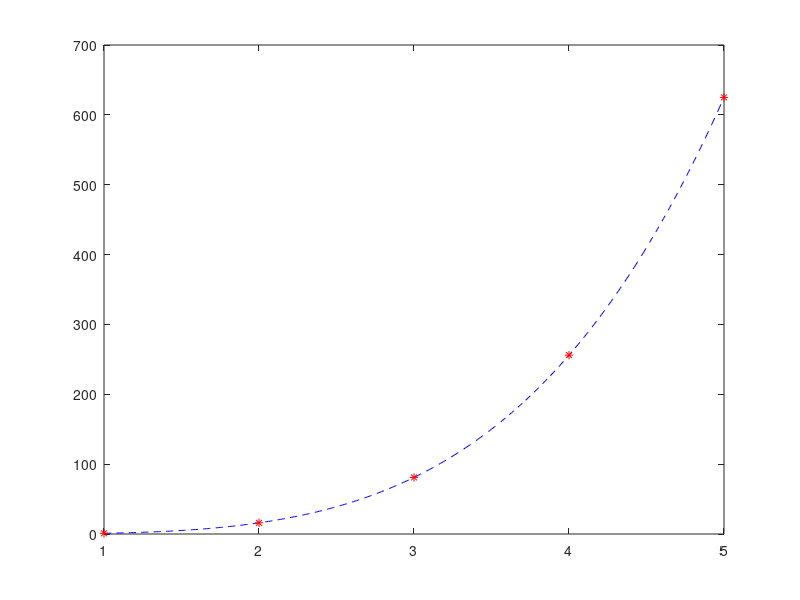

This figure's MATLAB source:
clear all 
x=[1:5]; y=x.^4;
V=vander(x);
a=V\y'; 
z=1:0.01:5;
py=z.^4;
pz=polyval(a,z);
errore=norm(py-pz,inf);
plot(z,pz,'b--',x,y,'r*')